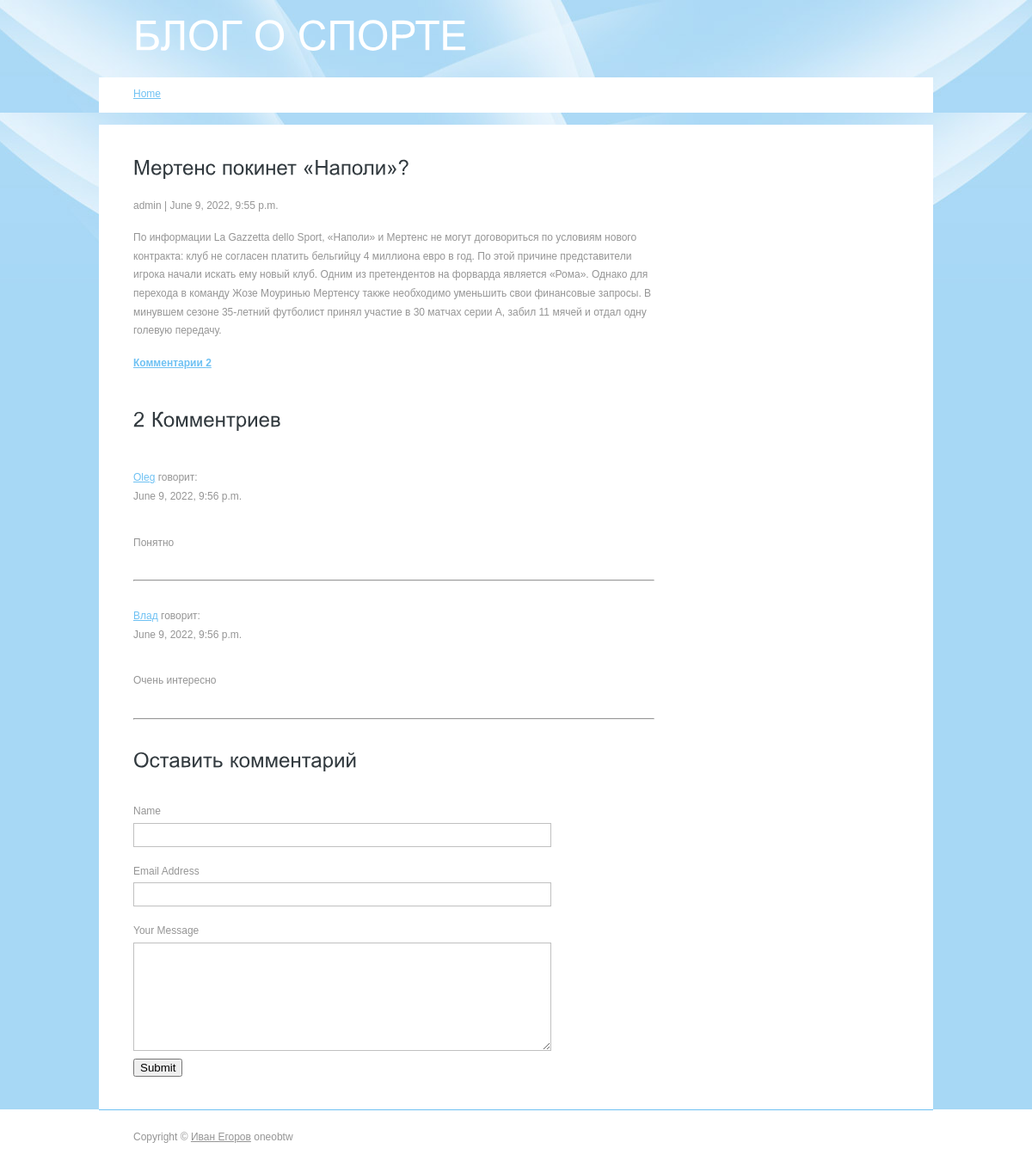
Page /mertens-pokinet-napoli/ on the committed database.
### blog/models.py (models this page shows, shortened)
class Post(models.Model):
    title = models.CharField(max_length=200, unique=True)
    slug = models.SlugField(max_length=200, unique=True)
    author = models.ForeignKey(User, on_delete=models.CASCADE, related_name='blog_posts')
    updated_on = models.DateTimeField(auto_now=True)
    content = models.TextField()
    created_on = models.DateTimeField(auto_now_add=True)
    status = models.IntegerField(choices=STATUS, default=0)
    class Meta:
        ordering = ['-created_on']

class Comment(models.Model):
    post = models.ForeignKey(Post,on_delete=models.CASCADE,related_name='comments')
    name = models.CharField(max_length=80)
    email = models.EmailField()
    body = models.TextField()
    created_on = models.DateTimeField(auto_now_add=True)
    active = models.BooleanField(default=True)
    class Meta:
        ordering = ['created_on']

### blog/views.py (the view)
# urls.py: path('<slug:slug>/', views.post_detail, name='post_detail')
def post_detail(request, slug):
    template_name = 'blog.html'
    post = get_object_or_404(Post, slug=slug)
    comments = post.comments.filter(active=True)
    new_comment = None
    if request.method == 'POST':
        comment_form = CommentForm(data=request.POST)
        if comment_form.is_valid():
            new_comment = comment_form.save(commit=False)
            new_comment.post = post
            new_comment.save()
    else:
        comment_form = CommentForm()
    return render(request, template_name, {'post': post,
                                           'comments': comments,
                                           'new_comment': new_comment,
                                           'comment_form': comment_form})

### blog/forms.py
class CommentForm(forms.ModelForm):
    class Meta:
        model = Comment
        fields = ('name', 'email', 'body')

### blog/templates/blog.html (shortened to what this page needs)
{% extends 'base.html' %}
{% load static %}
{% block content %}
<div class="main">
    <div class="content">
        <div class="content_resize">
            <div class="mainbar">
                <div class="article">
                    <h2>{{post.title}}</h2>
                    <p>{{ post.author }} | {{ post.created_on }}</p>
                    <p>{{post.content}}</p>
                    <p><a href="#"><strong>Комментарии {{post.comments.count}}</strong></a></p>
                </div>
                <div class="article">
                    <h2><span>{{post.comments.count}}</span> Комментриев</h2>
                    {% for comment in comments %}
                    <div class="comment">
                        <p><a href="#">{{ comment.name }}</a> говорит: <br />
                            {{ comment.created_on }}</p>
                        <p>{{ comment.body | linebreaks }}</p>
                    </div>
                    <hr>
                    {% endfor %}
                </div>
                <div class="article">
                    <h2>Оставить комментарий</h2>
                    <form method="post">
                        <ol>
                            <li>
                                <label for="name">Name</label>
                                <input id="name" name="name" class="text" />
                            </li>
                            <li>
                                <label for="email">Email Address</label>
                                <input id="email" name="email" class="text" />
                            </li>
                            <li>
                                <label for="body">Your Message</label>
                                <textarea id="body" name="body" rows="8" cols="50"></textarea>
                            </li>
                            <li>
                                <button type="submit">Submit</button>
                            </li>
                        </ol>
                    </form>
                </div>
            </div>
        </div>
    </div>
</div>
{% endblock %}

### blog/static/freewebdesign/style.css (style rules this page uses)
body { margin:0; padding:0; width:100%; color:#959595; font:normal 12px/1.8em Arial, Helvetica, sans-serif; }
html, .main { padding:0; margin:0; }
.main { background:#a7d8f5 url('/static/freewebdesign/images/header_bg.jpg') no-repeat center top; }
h2 { font:normal 24px/1.5em Arial, Helvetica, sans-serif; padding:8px 0; margin:0 0 8px; color:#323a3f; }
p { margin:8px 0; padding:0 0 8px 0; font:normal 12px/1.8em Arial, Helvetica, sans-serif; }
a { color:#6ec1f3; text-decoration:underline; }
.header, .content, .menu_nav, .fbg, .footer, form, ol, ol li, ul, .content .mainbar, .content .sidebar { margin:0; padding:0; }
.content { padding-top:14px; }
.content_resize { margin:0 auto; padding:16px 0 24px; width:970px; background-color:#fff; }
.content .mainbar { margin:0; padding:0; float:left; width:670px; }
.content .mainbar .article { margin:0 0 12px; padding:8px 24px 0 40px; }
.content .mainbar .comment { margin:0; padding:16px 0 0 0; }
ol { list-style:none; }
ol li { display:block; clear:both; }
ol li label { display:block; margin:0; padding:16px 0 0 0; }
ol li input.text { width:480px; border:1px solid #c0c0c0; margin:2px 0; padding:5px 2px; height:16px; background-color:#fff; }
ol li textarea { width:480px; border:1px solid #c0c0c0; margin:2px 0; padding:2px; background-color:#fff; }

### rows in the picture
Post: author "admin", created_on "June 9, 2022, 9:55 p.m.", content "По информации La Gazzetta dello Sport, «Наполи» и Мертенс не могут договориться по условиям нового контракта: клуб не согласен платить бельгийцу 4 миллиона евро в год. По этой причине представители игрока начали искать ему новый клуб. Одним из претендентов на форварда является «Рома». Однако для перехода в команду Жозе Моуринью Мертенсу также необходимо уменьшить свои финансовые запросы. В минувшем сезоне 35-летний футболист принял участие в 30 матчах серии А, забил 11 мячей и отдал одну голевую передачу.", comments.count "2"
Comment: name "Oleg", created_on "June 9, 2022, 9:56 p.m.", body "Понятно"
Comment: name "Влад", created_on "June 9, 2022, 9:56 p.m.", body "Очень интересно"
